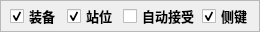
<?xml version="1.0" encoding="UTF-8"?>
<ui version="4.0">
 <class>FormSet</class>
 <widget class="QWidget" name="FormSet">
  <property name="geometry">
   <rect>
    <x>0</x>
    <y>0</y>
    <width>260</width>
    <height>32</height>
   </rect>
  </property>
  <property name="windowTitle">
   <string>Form</string>
  </property>
  <property name="styleSheet">
   <string notr="true"/>
  </property>
  <layout class="QVBoxLayout" name="verticalLayout">
   <property name="spacing">
    <number>0</number>
   </property>
   <property name="leftMargin">
    <number>0</number>
   </property>
   <property name="topMargin">
    <number>0</number>
   </property>
   <property name="rightMargin">
    <number>0</number>
   </property>
   <property name="bottomMargin">
    <number>0</number>
   </property>
   <item>
    <widget class="QFrame" name="frame">
     <property name="frameShape">
      <enum>QFrame::StyledPanel</enum>
     </property>
     <property name="frameShadow">
      <enum>QFrame::Raised</enum>
     </property>
     <layout class="QHBoxLayout" name="horizontalLayout">
      <property name="spacing">
       <number>2</number>
      </property>
      <property name="leftMargin">
       <number>9</number>
      </property>
      <property name="topMargin">
       <number>2</number>
      </property>
      <property name="rightMargin">
       <number>2</number>
      </property>
      <property name="bottomMargin">
       <number>2</number>
      </property>
      <item>
       <widget class="QCheckBox" name="cb_equip">
        <property name="font">
         <font>
          <family>微软雅黑</family>
          <pointsize>10</pointsize>
          <weight>75</weight>
          <bold>true</bold>
         </font>
        </property>
        <property name="toolTip">
         <string>&lt;html&gt;&lt;head/&gt;&lt;body&gt;&lt;p&gt;&lt;span style=&quot; color:#ffffff;&quot;&gt;是否显示推荐装备&lt;/span&gt;&lt;/p&gt;&lt;/body&gt;&lt;/html&gt;</string>
        </property>
        <property name="text">
         <string>装备</string>
        </property>
        <property name="checked">
         <bool>true</bool>
        </property>
       </widget>
      </item>
      <item>
       <widget class="QCheckBox" name="cb_location">
        <property name="font">
         <font>
          <family>微软雅黑</family>
          <pointsize>10</pointsize>
          <weight>75</weight>
          <bold>true</bold>
         </font>
        </property>
        <property name="toolTip">
         <string>&lt;html&gt;&lt;head/&gt;&lt;body&gt;&lt;p&gt;&lt;span style=&quot; color:#ffffff;&quot;&gt;是否显示站位和早期过渡的棋子&lt;/span&gt;&lt;/p&gt;&lt;/body&gt;&lt;/html&gt;</string>
        </property>
        <property name="text">
         <string>站位</string>
        </property>
        <property name="checked">
         <bool>true</bool>
        </property>
       </widget>
      </item>
      <item>
       <widget class="QCheckBox" name="cb_auto_start">
        <property name="font">
         <font>
          <family>微软雅黑</family>
          <pointsize>10</pointsize>
          <weight>75</weight>
          <bold>true</bold>
         </font>
        </property>
        <property name="toolTip">
         <string>&lt;html&gt;&lt;head/&gt;&lt;body&gt;&lt;p&gt;&lt;span style=&quot; color:#ffffff;&quot;&gt;是否&lt;/span&gt;&lt;span style=&quot; color:#ff007f;&quot;&gt;自动接受&lt;/span&gt;&lt;/p&gt;&lt;p&gt;&lt;span style=&quot; color:#ff007f;&quot;&gt;仅支持游戏大厅分辨率为&lt;/span&gt;&lt;span style=&quot; color:#ff5500;&quot;&gt;16:9&lt;/span&gt;&lt;span style=&quot; color:#ff007f;&quot;&gt;例如:&lt;/span&gt;&lt;/p&gt;&lt;p&gt;&lt;span style=&quot; color:#ff5500;&quot;&gt;1024*576&lt;/span&gt;&lt;/p&gt;&lt;p&gt;&lt;span style=&quot; color:#ff5500;&quot;&gt;1280*720&lt;/span&gt;&lt;/p&gt;&lt;p&gt;&lt;span style=&quot; color:#ff5500;&quot;&gt;1600*900&lt;/span&gt;&lt;/p&gt;&lt;p&gt;&lt;span style=&quot; color:#ff5500;&quot;&gt;1920*1080&lt;/span&gt;&lt;/p&gt;&lt;/body&gt;&lt;/html&gt;</string>
        </property>
        <property name="text">
         <string>自动接受</string>
        </property>
       </widget>
      </item>
      <item>
       <widget class="QCheckBox" name="cb_side">
        <property name="font">
         <font>
          <family>微软雅黑</family>
          <pointsize>10</pointsize>
          <weight>75</weight>
          <bold>true</bold>
         </font>
        </property>
        <property name="toolTip">
         <string>&lt;html&gt;&lt;head/&gt;&lt;body&gt;&lt;p&gt;&lt;span style=&quot; color:#ff007f;&quot;&gt;是否启用侧键热键功能&lt;/span&gt;&lt;/p&gt;&lt;p&gt;&lt;span style=&quot; color:#ff007f;&quot;&gt;如果你不需要使用侧键则不要勾选它&lt;/span&gt;&lt;/p&gt;&lt;p&gt;&lt;br/&gt;&lt;/p&gt;&lt;/body&gt;&lt;/html&gt;</string>
        </property>
        <property name="text">
         <string>侧键</string>
        </property>
        <property name="checked">
         <bool>true</bool>
        </property>
       </widget>
      </item>
     </layout>
    </widget>
   </item>
  </layout>
 </widget>
 <resources/>
 <connections/>
</ui>
